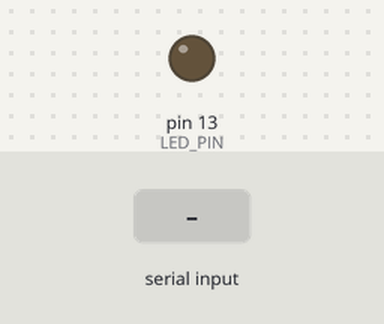
The sketch below on a simulated Arduino Uno, built with avr-gcc and run on an emulated ATmega328P. Shown: output pins drawn as LEDs (lit = HIGH). Inputs (shaded band) come from the test bench. What the sketch prints to the serial monitor is not drawn.

Above: at 1.2 s.
1.3 s: "1" received over the second serial link
Timing chart, 0 to 4.3 s (numbered marks = the images above; inputs shaded):
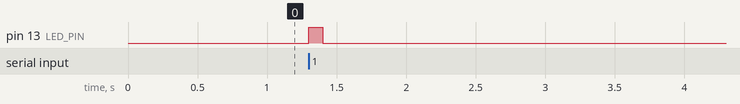

Measured:
- after the input at 1.3 s, pin 13 (LED_PIN): LOW → HIGH at once, → LOW 0.10 s later

The sketch:

arduino-receiver.ino
```cpp
#include <SoftwareSerial.h>

// Create software serial objects
SoftwareSerial receiveSerial(2, 4); // RX on 2, TX on 4

// Constants
const int LED_PIN = LED_BUILTIN;
const unsigned long LED_TIMEOUT = 100; // LED stays on for receiving data

// Variables
unsigned long lastReceiveTime = 0;

void setup()
{
    // USB serial for debugging
    Serial.begin(9600);

    // Initialize software serial ports
    receiveSerial.begin(9600);

    // Set up LED pin
    pinMode(LED_PIN, OUTPUT);
    digitalWrite(LED_PIN, LOW);
}

void loop()
{
    // Check for received data
    if (receiveSerial.available())
    {
        char c = receiveSerial.read();
        receiveSerial.write(c); // echo back to sender
        Serial.write(c);        // forward each character to USB Serial

        // Turn on LED and record time
        digitalWrite(LED_PIN, HIGH);
        lastReceiveTime = millis();
    }

    // Turn off LED if timeout has elapsed since last receive
    if (millis() - lastReceiveTime > LED_TIMEOUT)
    {
        digitalWrite(LED_PIN, LOW);
    }
}
```
